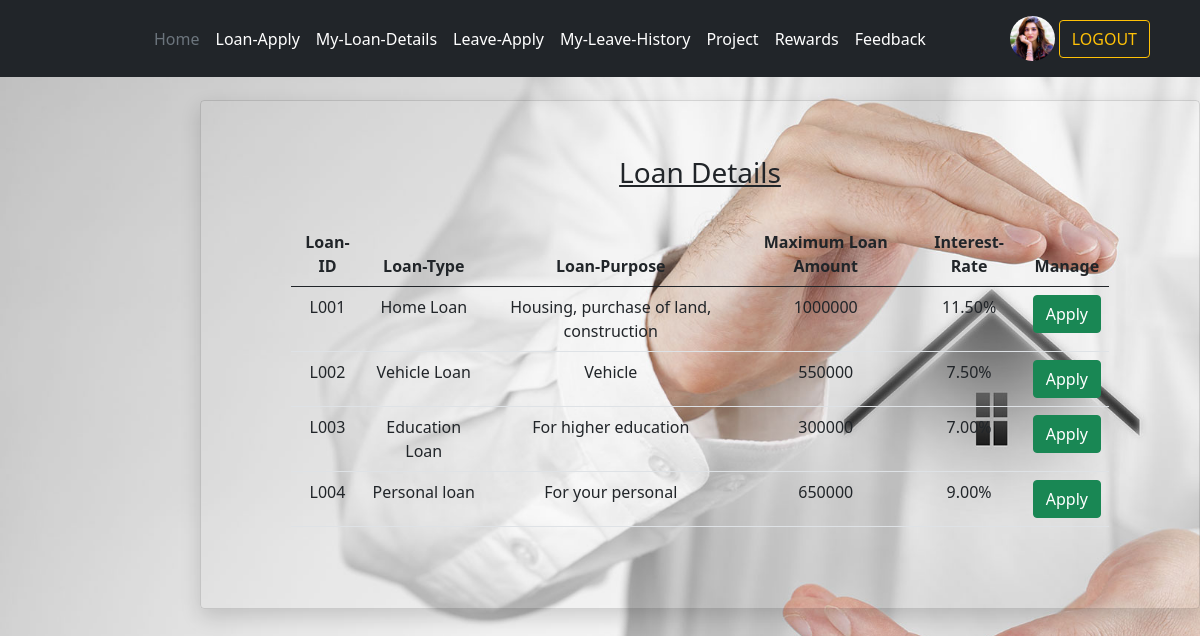
/viewloan.php (signed in), run on the app's committed database.
### tables this page shows
CREATE TABLE IF NOT EXISTS `emp_registration` (
  `empid` varchar(5) NOT NULL,
  `title` varchar(10) NOT NULL,
  `firstname` varchar(100) NOT NULL,
  `lastname` varchar(100) NOT NULL,
  `email` varchar(100) NOT NULL,
  `nic` varchar(12) NOT NULL,
  `username` varchar(100) NOT NULL,
  `emproll` varchar(100) NOT NULL,
  `department` varchar(100) NOT NULL,
  `appointment_date` date NOT NULL,
  `basic_salary` decimal(10,2) NOT NULL,
  `address` varchar(200) NOT NULL,
  `gender` varchar(10) NOT NULL,
  `dob` date NOT NULL,
  `mobileno` varchar(10) NOT NULL,
  `homeno` varchar(10) NOT NULL DEFAULT '-',
  `civil_status` varchar(100) NOT NULL,
  `ethnicity` varchar(100) NOT NULL,
  `religion` varchar(100) NOT NULL,
  `edu_level` varchar(100) NOT NULL,
  `work_experience` varchar(255) NOT NULL DEFAULT '-',
  `photo` text NOT NULL,
  `cv` text NOT NULL,
  `bankname` varchar(100) NOT NULL,
  `branch` varchar(100) NOT NULL,
  `acc_no` varchar(12) NOT NULL,
  `ec_name` varchar(100) NOT NULL,
  `ec_relationship` varchar(50) NOT NULL,
  `ec_mobileno` varchar(10) NOT NULL,
  `ec_homeno` varchar(10) NOT NULL,
  `ec_workno` varchar(10) NOT NULL,
  `usertype` varchar(100) NOT NULL DEFAULT 'emp',
  PRIMARY KEY (`empid`),
  UNIQUE KEY `email` (`email`),
  UNIQUE KEY `username` (`username`),
  UNIQUE KEY `nic` (`nic`)
);

CREATE TABLE IF NOT EXISTS `loan_details` (
  `loan_id` varchar(4) NOT NULL,
  `loan_type` varchar(50) NOT NULL,
  `loan_purpose` varchar(200) NOT NULL,
  `max_loan_amount` int(11) NOT NULL,
  `interest_rate` float(10,2) NOT NULL,
  PRIMARY KEY (`loan_id`)
);

### viewloan.php (the view, shortened to what this page needs)
<?php require_once ('controllers/authController.php'); ?>
<?php
$uname = $_SESSION['username'];
$sql = "SELECT * from `loan_details` ORDER BY loan_id ASC" ;
$result = mysqli_query($conn, $sql);
$sql2 = "SELECT e.empid,l.la_id from `emp_registration` as e left join `loan_applicants` as l on  e.empid='l.empid' where e.username='$uname' ";
$result2 = mysqli_query($conn, $sql2);
$eid = mysqli_fetch_assoc($result2)['empid'];
?>
<!DOCTYPE html>
<html lang="en">
    <head>
        <link rel="stylesheet" href="bootstrap/css/bootstrap.min.css">
        <link rel="stylesheet" href="https://cdnjs.cloudflare.com/ajax/libs/font-awesome/5.15.3/css/all.min.css">
        <link rel="stylesheet" href="css/form.css">
    </head>
    <body style="background-image: url('images/bg-images/bg12.jpg'); background-repeat: no-repeat, repeat; background-size: cover; background-position: left; background-attachment: fixed;">
        <?php
            if ($_SESSION['usertype']=='hr' || $_SESSION['usertype']=='emp' ) {
                include "hr_emp_header.php";
            }
        ?>
        <div class="content-wrapper p-t-100 p-b-100 font-robo" style="text-align:center;">
            <div class="wrapper wrapper--w1200" style="max-width: 1200px;">
                <div class="card card-1 "  style="background: transparent;">
                    <div class="card-body">
                        <h3><u>Loan Details</u></h3> <br>
                        <table class="table table-hover">
                            <thead>
                                <tr>
                                    <th scope="col">Loan-ID</th>
                                    <th scope="col">Loan-Type</th>
                                    <th scope="col">Loan-Purpose</th>
                                    <th scope="col">Maximum Loan Amount</th>
                                    <th scope="col">Interest-Rate</th>
                                    <th scope="col">Manage</th>
                                </tr>
                            </thead>
                            <tbody>
                                <?php
                                    while ($loan = mysqli_fetch_assoc($result)) {
                                        echo "<tr>";
                                        echo "<td>".$loan['loan_id']."</td>";
                                        echo "<td>".$loan['loan_type']."</td>";
                                        echo "<td>".$loan['loan_purpose']."</td>";
                                        echo "<td>".$loan['max_loan_amount']."</td>";
                                        echo "<td>".$loan['interest_rate']."%</td>";
                                        if ($_SESSION['usertype']=='admin') {
                                        echo "<td>"."<a href=\"admin.php?pg=a_updateloan.php&id=$loan[loan_id]\">"."<input type='button' class='btn btn-success' name='update-loan-btn' value='Update'></a>
                                            <a href=\"admin.php?pg=a_deleteloan.php&id=$loan[loan_id]\" onClick=\"return confirm('Are you sure you want to delete?')\">"."<input type='button' class='btn btn-danger' name='deleteloan-btn' value='Delete'></a>"."</td>";
                                        }
                                        else{
                                        echo "<td>"."<a href=\"loanapply.php?lid=$loan[loan_id]&eid=$eid\">"."<input type='button' class='btn btn-success' name='apply-loan-btn' value='Apply'></a>"."</td>";
                                        }
                                    }
                                ?>
                            </tbody>
                        </table>
                    </div>
                </div>
            </div>
        </div>
    </body>
</html>

### hr_emp_header.php (shortened to what this page needs)
<?php
include 'controllers/authController.php'?>
<?php
$uname = $_SESSION['username'];
$sql1 = "SELECT* from `emp_registration` where username='$uname' ";
$result1 = mysqli_query($conn, $sql1);
$employ = mysqli_fetch_assoc($result1);
$poto=$employ['photo'];
?>
<!DOCTYPE html>
<html lang="en">
    <head>
        <link rel="stylesheet" href="bootstrap/css/bootstrap.min.css">
        <link rel="stylesheet" href="https://cdnjs.cloudflare.com/ajax/libs/font-awesome/5.15.3/css/all.min.css">
    </head>
  <body>
<header class="p-3 bg-dark text-white fixed-top">
    <div class="container">
      <div class="d-flex flex-wrap align-items-center justify-content-center justify-content-lg-start">
        <a href="/" class="d-flex align-items-center mb-2 mb-lg-0 text-white text-decoration-none">
          <svg class="bi me-2" width="40" height="32" role="img" aria-label="Bootstrap"><use xlink:href="#bootstrap"/></svg>
        </a>
        <button class="navbar-toggler" type="button" data-bs-toggle="collapse" data-bs-target="#navbarSupportedContent" aria-controls="navbarSupportedContent" aria-expanded="false" aria-label="Toggle navigation">
      <span class="navbar-toggler-icon"></span>
    </button>
        <ul class="nav col-12 col-lg-auto me-lg-auto mb-2 justify-content-center mb-md-0">
             <li><a href="index.php" class="nav-link px-2 text-secondary">Home</a></li>
                <li><a href="viewloan.php" class="nav-link px-2 text-white">Loan-Apply</a></li>
                <li><a href="myloan_details.php" class="nav-link px-2 text-white">My-Loan-Details</a></li>
                <li><a href="leaveform.php" class="nav-link px-2 text-white">Leave-Apply</a></li>
                <li><a href="leavehistory.php" class="nav-link px-2 text-white">My-Leave-History</a></li>
                <li><a href="viewproject.php" class="nav-link px-2 text-white">Project</a></li>
                <li><a href="viewreward.php" class="nav-link px-2 text-white">Rewards</a></li>
                <li><a href="feedbackadd.php" class="nav-link px-2 text-white">Feedback</a></li>
        </ul>
        <div class="text-end">
             <a href="myprofile.php" style="text-decoration:none; "> <?php echo'<img src="images/emp-photos/'.$poto.'" class="bd-placeholder-img rounded-circle class="img-fluid img-thumbnail" width="45px" height="45px"/>';?> </a>
            <a href="logout.php"><button type="button" class="btn btn-outline-warning me-2">LOGOUT</button></a>
        </div>
      </div>
    </div>
  </header>
  </body>
</html>

### css/form.css (style rules this page uses)
.card { overflow: hidden; -webkit-border-radius: 3px; -moz-border-radius: 3px; border-radius: 3px; }
.card-1 { -webkit-box-shadow: 0px 8px 20px 0px rgba(0, 0, 0, 0.15); -moz-box-shadow: 0px 8px 20px 0px rgba(0, 0, 0, 0.15); box-shadow: 0px 8px 20px 0px rgba(0, 0, 0, 0.15); }
.card-1 .card-body { padding: 0 90px; padding-top: 55px; padding-bottom: 65px; }
.p-t-100 { padding-top: 100px; }
.p-b-100 { padding-bottom: 100px; }
.wrapper { margin: 0 auto; }
@media (min-width: 1199.98px) and (max-width: 1399.98px) { .content-wrapper { margin-left: 200px; } }

### data on the page
emp_registration: photo (picture)
loan_details: loan_id "L001", loan_type "Home Loan", loan_purpose "Housing, purchase of land, construction", max_loan_amount "1000000", interest_rate "11.50"
loan_details: loan_id "L002", loan_type "Vehicle Loan", loan_purpose "Vehicle", max_loan_amount "550000", interest_rate "7.50"
loan_details: loan_id "L003", loan_type "Education Loan", loan_purpose "For higher education", max_loan_amount "300000", interest_rate "7.00"
loan_details: loan_id "L004", loan_type "Personal loan", loan_purpose "For your personal", max_loan_amount "650000", interest_rate "9.00"
